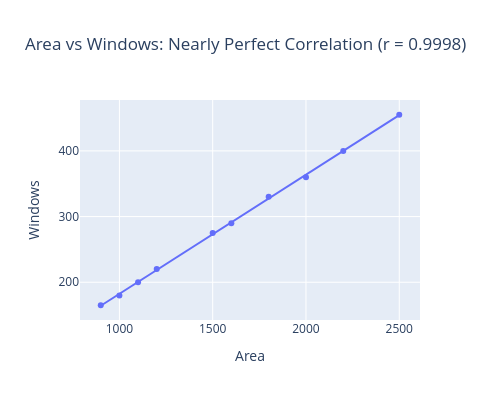

Source (notebook cell):
### Code cell
# Part (a): Correlation between Area and Windows

corr_area_windows = np.corrcoef(q3_data['Area'], q3_data['Windows'])[0, 1]

print("MULTICOLLINEARITY DETECTION")
print("="*60)
print(f"Correlation(Area, Windows) = {corr_area_windows:.4f}")

print("\n🚨 WARNING:")
if corr_area_windows > 0.9:
    print(f"   SEVERE multicollinearity detected (r = {corr_area_windows:.3f})!")
    print("   Including both variables will cause:")
    print("   - Unstable coefficient estimates")
    print("   - High standard errors")
    print("   - Difficulty interpreting individual effects")

# Visualize the correlation
fig = px.scatter(q3_data, x='Area', y='Windows',
                 title=f'Area vs Windows: Nearly Perfect Correlation (r = {corr_area_windows:.4f})',
                 trendline='ols')
fig.update_layout(height=400, width=500)
fig.show()

### Figure 1 — Plotly figure (JSON) as saved in the notebook; plotly's stock layout.template omitted (floating-point values rounded to 4 significant figures)
{"data": [{"hovertemplate": "Area=%{x}<br>Windows=%{y}<extra></extra>", "legendgroup": "", "marker": {"color": "#636efa", "symbol": "circle"}, "mode": "markers", "name": "", "orientation": "v", "showlegend": false, "type": "scatter", "x": [1000, 1500, 2000, 1200, 2500, 1800, 900, 2200, 1600, 1100], "xaxis": "x", "y": [180, 275, 360, 220, 455, 330, 165, 400, 290, 200], "yaxis": "y"}, {"hovertemplate": "<b>OLS trendline</b><br>Windows = 0.181335 * Area + 0.990137<br>R<sup>2</sup>=0.999606<br><br>Area=%{x}<br>Windows=%{y} <b>(trend)</b><extra></extra>", "legendgroup": "", "marker": {"color": "#636efa", "symbol": "circle"}, "mode": "lines", "name": "", "showlegend": false, "type": "scatter", "x": [900, 1000, 1100, 1200, 1500, 1600, 1800, 2000, 2200, 2500], "xaxis": "x", "y": [164.2, 182.3, 200.5, 218.6, 273.0, 291.1, 327.4, 363.7, 399.9, 454.3], "yaxis": "y"}], "layout": {"height": 400, "legend": {"tracegroupgap": 0}, "title": {"text": "Area vs Windows: Nearly Perfect Correlation (r = 0.9998)"}, "width": 500, "xaxis": {"anchor": "y", "domain": [0, 1], "title": {"text": "Area"}}, "yaxis": {"anchor": "x", "domain": [0, 1], "title": {"text": "Windows"}}}}
